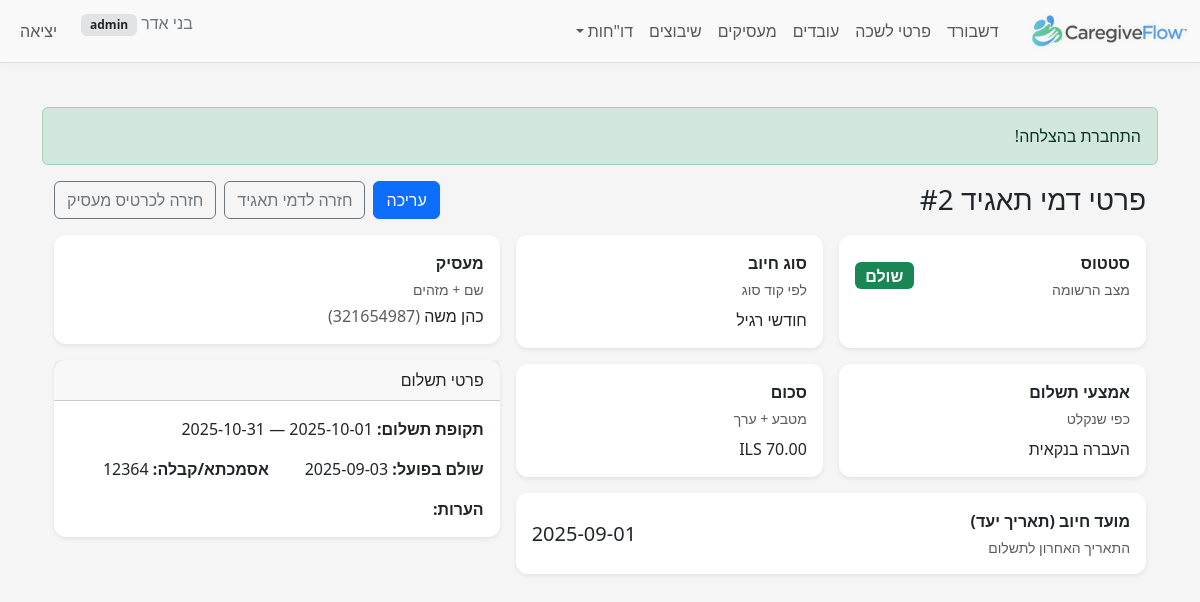
The page /index.php?r=employer_fees/view&id=2&employer_id=3 (signed in) on the database its author committed.
### tables this page shows
CREATE TABLE `employer_corporate_fees` (
  `id` bigint(20) UNSIGNED NOT NULL,
  `employer_id` bigint(20) UNSIGNED NOT NULL,
  `period_ym` char(7) DEFAULT NULL,
  `fee_type_code` tinyint(3) UNSIGNED DEFAULT NULL,
  `amount` decimal(12,2) DEFAULT NULL,
  `currency_code` char(3) NOT NULL DEFAULT 'ILS',
  `due_date` date DEFAULT NULL,
  `payment_from_date` date DEFAULT NULL,
  `payment_to_date` date DEFAULT NULL,
  `payment_date` date DEFAULT NULL,
  `status_code` tinyint(3) UNSIGNED DEFAULT NULL,
  `payment_method_code` tinyint(3) UNSIGNED DEFAULT NULL,
  `reference_number` varchar(60) DEFAULT NULL,
  `notes` text DEFAULT NULL,
  `created_at` timestamp NULL DEFAULT current_timestamp(),
  `updated_at` timestamp NULL DEFAULT current_timestamp() ON UPDATE current_timestamp()
);

CREATE TABLE `employers` (
  `id` bigint(20) UNSIGNED NOT NULL,
  `id_type_code` tinyint(3) UNSIGNED NOT NULL,
  `id_number` varchar(20) NOT NULL,
  `passport_number` varchar(20) DEFAULT NULL,
  `last_name` varchar(60) NOT NULL,
  `first_name` varchar(60) NOT NULL,
  `gender_code` tinyint(3) UNSIGNED DEFAULT NULL COMMENT 'Employer gender (1=male,2=female per BAFI)',
  `phone` varchar(10) DEFAULT NULL,
  `phone_prefix_il` varchar(4) DEFAULT NULL,
  `phone_number_il` varchar(10) DEFAULT NULL,
  `phone_alt` varchar(30) DEFAULT NULL,
  `email` varchar(120) DEFAULT NULL,
  `birth_date` date DEFAULT NULL,
  `birth_year` smallint(5) UNSIGNED DEFAULT NULL COMMENT 'Employer birth year (yyyy)',
  `city_code` int(10) UNSIGNED DEFAULT NULL,
  `city_name_he` varchar(120) DEFAULT NULL,
  `street_code` int(10) UNSIGNED DEFAULT NULL,
  `street_name_he` varchar(120) DEFAULT NULL,
  `foreign_country_code` int(10) UNSIGNED DEFAULT NULL COMMENT 'MoI country numeric code for foreign employer',
  `house_no` varchar(10) DEFAULT NULL,
  `apartment` varchar(10) DEFAULT NULL,
  `zipcode` varchar(10) DEFAULT NULL,
  `notes` text DEFAULT NULL,
  `created_at` timestamp NOT NULL DEFAULT current_timestamp(),
  `updated_at` timestamp NULL DEFAULT current_timestamp() ON UPDATE current_timestamp(),
  `company_name` varchar(150) DEFAULT NULL,
  `contact_email` varchar(120) DEFAULT NULL,
  `contact_name` varchar(120) DEFAULT NULL,
  `contact_phone` varchar(30) DEFAULT NULL
);

### src/controllers/EmployerFeesController.php (called while the page is built, shortened)
<?php
require_once __DIR__ . '/../models/EmployerFee.php';
class EmployerFeesController
{
    public static function view(PDO $pdo)
    {
        $m = new EmployerFee($pdo);
        $id = (int)($_GET['id'] ?? 0);
        $item = $m->find($id);
        $emp   = self::employer_brief($pdo, (int)$item['employer_id']);
        $status_name  = self::status_codes($pdo)[$item['status_code']] ?? null;
        $type_name    = $item['fee_type_code'] !== null ? (self::type_codes($pdo)[$item['fee_type_code']] ?? null) : null;
        $payment_name = $item['payment_method_code'] !== null ? (self::payment_method_codes($pdo)[$item['payment_method_code']] ?? null) : null;
        require __DIR__.'/../../views/employer_fees/view.php';
    }
    private static function status_codes(PDO $pdo): array
    {
        $rows = $pdo->query("SELECT corporate_fee_status_code AS code, name_he FROM corporate_fee_status_codes ORDER BY code")
                    ->fetchAll(PDO::FETCH_ASSOC);
        $out = []; foreach ($rows as $r) { $out[(int)$r['code']] = $r['name_he']; } return $out;
    }
    private static function type_codes(PDO $pdo): array
    {
        $rows = $pdo->query("SELECT corporate_fee_type_code AS code, name_he FROM corporate_fee_type_codes ORDER BY code")
                    ->fetchAll(PDO::FETCH_ASSOC);
        $out = []; foreach ($rows as $r) { $out[(int)$r['code']] = $r['name_he']; } return $out;
    }
    private static function payment_method_codes(PDO $pdo): array
    {
        $rows = $pdo->query("SELECT payment_method_code AS code, name_he FROM payment_method_codes ORDER BY code")
                    ->fetchAll(PDO::FETCH_ASSOC);
        $out = []; foreach ($rows as $r) { $out[(int)$r['code']] = $r['name_he']; } return $out;
    }
    private static function employer_brief(PDO $pdo, int $id): ?array
    {
        $stmt = $pdo->prepare("SELECT id, first_name, last_name, passport_number, id_number FROM employers WHERE id = :id");
        $stmt->execute([':id' => $id]);
        $row = $stmt->fetch(PDO::FETCH_ASSOC);
        return $row ?: null;
    }
}

### public/index.php (called while the page is built, shortened)
<?php
require __DIR__ . '/../src/helpers.php';
$pdo = db();
$route = $_GET['r'] ?? 'dashboard/index';
[$ctrl, $action] = array_pad(explode('/', $route, 2), 2, 'index');
$action = strtok($action, '&?');
$action = preg_replace('/[^A-Za-z0-9_]/', '', $action);
$controllerClass = preg_replace('/[^A-Za-z0-9]/', '', ucwords(str_replace(['_', '-'], ' ', $ctrl))) . 'Controller';
call_user_func([$controllerClass, $action], $pdo);

### src/models/EmployerFee.php (called while the page is built, shortened)
<?php
class EmployerFee
{
    private $pdo;
    public function __construct(PDO $pdo)
    {
        $this->pdo = $pdo;
    }
    public function find(int $id): ?array
    {
        $stmt = $this->pdo->prepare("SELECT * FROM employer_corporate_fees WHERE id = :id");
        $stmt->execute([':id' => $id]);
        $row = $stmt->fetch(PDO::FETCH_ASSOC);
        return $row ?: null;
    }
}

### src/helpers.php (called while the page is built, shortened)
<?php
function e($str): string { return htmlspecialchars((string)$str, ENT_QUOTES | ENT_SUBSTITUTE, 'UTF-8'); }

### views/employer_fees/view.php (the view, shortened to what this page needs)
<?php require __DIR__.'/../layout/header.php'; ?>
<div class="container" dir="rtl">
    <div class="d-flex justify-content-between align-items-center mb-3">
        <h3 class="m-0">פרטי דמי תאגיד #<?= e($item['id']) ?></h3>
        <div class="d-flex gap-2">
            <a class="btn btn-primary" href="?r=employer_fees/edit&id=<?= e($item['id']) ?>">עריכה</a>
            <?php if (!empty($_GET['employer_id'])): ?>
                <a class="btn btn-outline-secondary" href="?r=employer_fees&employer_id=<?= e($_GET['employer_id']) ?>">חזרה לדמי תאגיד</a>
            <?php else: ?>
                <a class="btn btn-outline-secondary" href="?r=employer_fees">חזרה לדמי תאגיד</a>
            <?php endif; ?>
            <?php if (!empty($emp['id'])): ?>
                <a class="btn btn-outline-secondary" href="?r=employers/show&id=<?= e($emp['id']) ?>">חזרה לכרטיס מעסיק</a>
            <?php endif; ?>
        </div>
    </div>
    <div class="row g-3">
        <div class="col-lg-7">
            <div class="row g-3">
                <div class="col-sm-6">
                    <div class="card shadow-sm h-100">
                        <div class="card-body">
                            <div class="d-flex align-items-center justify-content-between">
                                <div>
                                    <div class="fw-bold mb-1">סטטוס</div>
                                    <div class="small text-muted">מצב הרשומה</div>
                                </div>
                                <?php
                                  $statusName = $status_name ?? ($item['status_name'] ?? '');
                                  $badge = 'secondary';
                                  if (!empty($statusName)) {
                                      $s = mb_strtolower($statusName);
                                      if (str_contains($s,'שולם')) $badge='success';
                                      elseif (str_contains($s,'ממתין')||str_contains($s,'פתוח')) $badge='warning';
                                      elseif (str_contains($s,'בוטל')||str_contains($s,'פג')) $badge='danger';
                                  }
                                ?>
                                <span class="badge bg-<?= $badge ?> fs-6"><?= e($statusName ?: '—') ?></span>
                            </div>
                        </div>
                    </div>
                </div>
                <div class="col-sm-6">
                    <div class="card shadow-sm h-100">
                        <div class="card-body">
                            <div class="fw-bold mb-1">סוג חיוב</div>
                            <div class="small text-muted">לפי קוד סוג</div>
                            <div class="mt-2"><?= e($type_name ?? ($item['fee_type_name'] ?? '—')) ?></div>
                        </div>
                    </div>
                </div>
                <div class="col-sm-6">
                    <div class="card shadow-sm h-100">
                        <div class="card-body">
                            <div class="fw-bold mb-1">אמצעי תשלום</div>
                            <div class="small text-muted">כפי שנקלט</div>
                            <div class="mt-2"><?= e($payment_name ?? ($item['payment_method_name'] ?? '—')) ?></div>
                        </div>
                    </div>
                </div>
                <div class="col-sm-6">
                    <div class="card shadow-sm h-100">
                        <div class="card-body">
                            <div class="fw-bold mb-1">סכום</div>
                            <div class="small text-muted">מטבע + ערך</div>
                            <div class="mt-2"><?= e($item['currency_code'] ?? 'ILS') ?> <?= number_format((float)($item['amount'] ?? 0), 2) ?></div>
                        </div>
                    </div>
                </div>
                <div class="col-12">
                    <div class="card shadow-sm h-100">
                        <div class="card-body d-flex justify-content-between align-items-center">
                            <div>
                                <div class="fw-bold mb-1">מועד חיוב (תאריך יעד)</div>
                                <div class="small text-muted">התאריך האחרון לתשלום</div>
                            </div>
                            <div class="fs-5">
                                <?= e($item['due_date'] ?? '—') ?>
                            </div>
                        </div>
                    </div>
                </div>
            </div>
        </div>
        <div class="col-lg-5">
            <div class="card shadow-sm mb-3">
                <div class="card-body">
                    <div class="fw-bold mb-1">מעסיק</div>
                    <div class="small text-muted">שם + מזהים</div>
                    <div class="mt-1">
                        <?= e(($emp['last_name'] ?? '').' '.($emp['first_name'] ?? '')) ?>
                        <?php if (!empty($emp['id_number'])): ?>
                            <span class="text-muted">(<?= e($emp['id_number']) ?>)</span>
                        <?php endif; ?>
                    </div>
                </div>
            </div>
            <div class="card shadow-sm">
                <div class="card-header">פרטי תשלום</div>
                <div class="card-body">
                    <div class="row g-3">
                        <div class="col-12">
                            <div class="mb-0"><strong>תקופת תשלום:</strong>
                                <?php if (!empty($item['payment_from_date']) || !empty($item['payment_to_date'])): ?>
                                    <?= e($item['payment_from_date'] ?? '—') ?> — <?= e($item['payment_to_date'] ?? '—') ?>
                                <?php else: ?>
                                    —
                                <?php endif; ?>
                            </div>
                        </div>
                        <div class="col-sm-6">
                            <div class="mb-0"><strong>שולם בפועל:</strong> <?= e($item['payment_date'] ?? '—') ?></div>
                        </div>
                        <div class="col-sm-6">
                            <div class="mb-0"><strong>אסמכתא/קבלה:</strong> <?= e($item['reference_number'] ?? '—') ?></div>
                        </div>
                        <div class="col-12">
                            <div class="mb-0"><strong>הערות:</strong><br><?= nl2br(e($item['notes'] ?? '')) ?></div>
                        </div>
                    </div>
                </div>
            </div>
        </div>
    </div>
</div>
<?php require __DIR__.'/../layout/footer.php'; ?>

### public/assets/css/style.css (style rules this page uses)
body { background-color: #f5f5f5; color: #212529; }
.card { border: 0; box-shadow: 0 2px 10px rgba(0,0,0,.04); border-radius: .75rem; }

### rows shown on the page
employer_corporate_fees: id "2", currency_code "ILS", amount "70.00", due_date "2025-09-01", payment_to_date "2025-10-31", payment_date "2025-09-03", reference_number "12364"
employers: last_name+first_name "כהן משה", id_number "321654987"

### other values the page prints
$u['display_name'] "בני אדר"
$u['role'] "admin"
$f['msg'] "התחברת בהצלחה!"
$statusName ?: '—' "שולם"
$type_name "חודשי רגיל"
$payment_name "העברה בנקאית"
